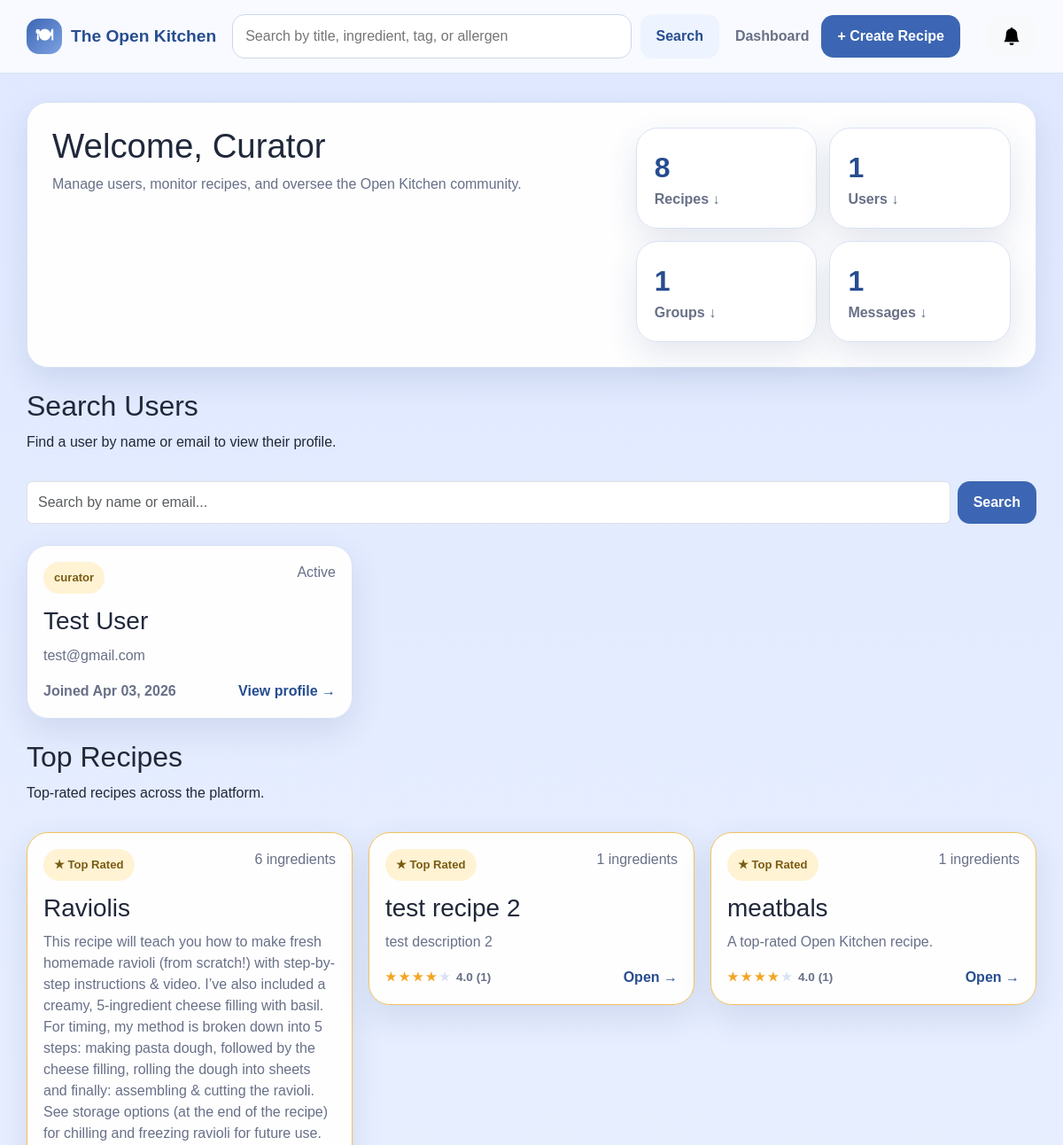
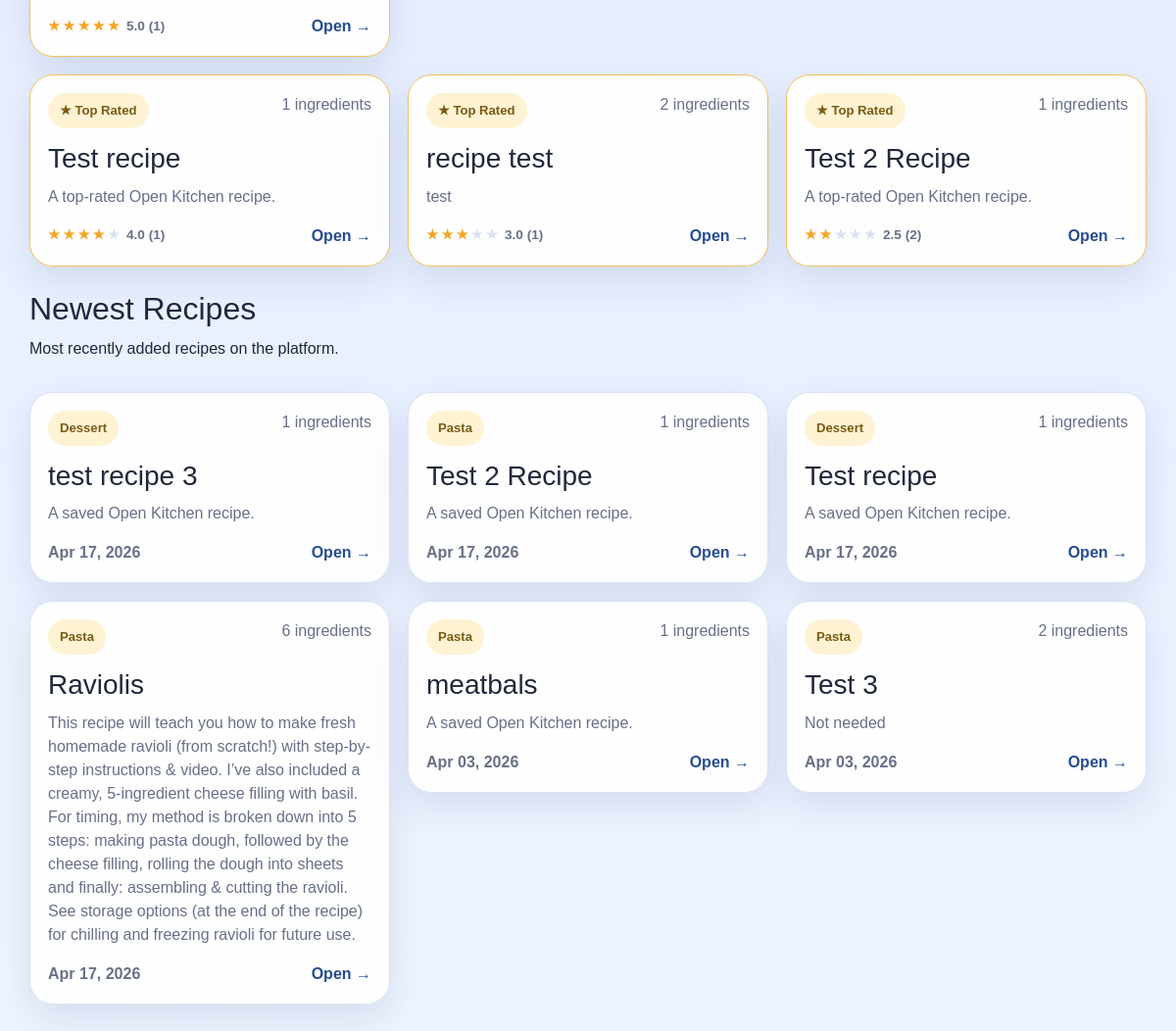
Screenshot of /curator with the database file from the repository (2 pictures, top to bottom).
### app/models.py (models this page shows)
class User(db.Model):
    __tablename__ = 'users'
    id = db.Column(db.Integer, primary_key=True)
    firstName = db.Column(db.String(50), nullable=False)
    lastName = db.Column(db.String(50), nullable=False)
    email = db.Column(db.String(100), unique=True, nullable=False)
    password = db.Column(db.String(255), nullable=False)
    role = db.Column(db.String(20), nullable=False, default='contributor')
    isActive = db.Column(db.Boolean, default=True)
    dateCreated = db.Column(db.DateTime, nullable=False, default=datetime.now)
    recipes = db.relationship('Recipe', backref='author', lazy=True)

class Recipe(db.Model):
    __tablename__ = 'recipes'
    id = db.Column(db.Integer, primary_key=True)
    authorID = db.Column(db.Integer, db.ForeignKey('users.id'), nullable=False)
    title = db.Column(db.String(150), nullable=False)
    description = db.Column(db.Text, nullable=True)
    instructions = db.Column(db.Text, nullable=False)
    forkedFrom = db.Column(db.Integer, db.ForeignKey('recipes.id'), nullable=True)
    baseServings = db.Column(db.Integer, nullable=False)
    prepTime = db.Column(db.Integer, nullable=True)
    cookTime = db.Column(db.Integer, nullable=True)
    dateCreated = db.Column(db.DateTime, nullable=False, default=datetime.now)
    ingredients = db.relationship('Ingredient', backref='recipe', lazy=True, cascade='all, delete-orphan')
    categories = db.relationship('RecipeCategory', backref='recipe', lazy=True, cascade='all, delete-orphan')
    dietary_tags = db.relationship('RecipeDietaryTag', backref='recipe', lazy=True, cascade='all, delete-orphan')
    allergens = db.relationship('RecipeAllergen', backref='recipe', lazy=True, cascade='all, delete-orphan')

class Category(db.Model):
    __tablename__ = 'categories'
    id = db.Column(db.Integer, primary_key=True)
    name = db.Column(db.String(32), unique=True, nullable=False)

### app/routes.py (the view)
@app.route('/curator')
def curator_dashboard():
    user = User.query.get(DEMO_USER_ID)
    if not user or user.role != 'curator':
        return redirect(url_for('dashboard'))
    newest = Recipe.query.order_by(Recipe.dateCreated.desc()).limit(6).all()
    rated_subq = (
        db.session.query(Rating.recipeID, func.avg(Rating.stars).label('avg'), func.count(Rating.id).label('cnt'))
        .group_by(Rating.recipeID)
        .subquery()
    )
    popular_recipes = (
        db.session.query(Recipe)
        .join(rated_subq, Recipe.id == rated_subq.c.recipeID)
        .order_by(rated_subq.c.avg.desc(), rated_subq.c.cnt.desc())
        .limit(6)
        .all()
    )
    search_query = request.args.get('q', '').strip()
    if search_query:
        users = User.query.filter(
            or_(
                User.firstName.ilike(f'%{search_query}%'),
                User.lastName.ilike(f'%{search_query}%'),
                User.email.ilike(f'%{search_query}%')
            )
        ).all()
    else:
        users = User.query.all()
    stats = {
        'recipes': Recipe.query.count(),
        'users': User.query.count(),
        'groups': Group.query.count(),
        'messages': GroupMessage.query.count(),
    }
    notifications = _get_notifications()
    has_unread = any(not n.isRead for n in notifications)
    return render_template('curator/dashboard.html',
                           newest=[_recipe_card_data(r) for r in newest],
                           popular=[_recipe_card_data(r) for r in popular_recipes],
                           users=users,
                           search_query=search_query,
                           stats=stats,
                           notifications=notifications,
                           has_unread=has_unread)

### app/routes.py (called while the page is built)
def _get_avg_rating(recipe_id):
    result = db.session.query(func.avg(Rating.stars), func.count(Rating.id)).filter_by(recipeID=recipe_id).one()
    avg = round(result[0], 1) if result[0] else None
    count = result[1]
    return avg, count

def _recipe_card_data(recipe):
    ingredient_count = Ingredient.query.filter_by(recipeID=recipe.id).count()
    category_links = RecipeCategory.query.filter_by(recipeID=recipe.id).all()
    category_names = [rc.category.name for rc in category_links if rc.category]
    avg_rating, rating_count = _get_avg_rating(recipe.id)
    return {
        'recipe': recipe,
        'ingredient_count': ingredient_count,
        'category_names': category_names,
        'avg_rating': avg_rating,
        'rating_count': rating_count,
    }

def _get_notifications():
    return Notification.query.filter_by(userID=DEMO_USER_ID).order_by(Notification.dateCreated.desc()).all()

### app/templates/curator/dashboard.html (shortened to what this page needs)
{% extends "base.html" %}
{% block content %}
<section class="hero-card">
    <div>
        <h1>Welcome, Curator</h1>
        <p class="hero-copy">Manage users, monitor recipes, and oversee the Open Kitchen community.</p>
    </div>
    <div class="stats-panel">
        <a href="{{ url_for('export_recipes') }}" class="stat-card" title="Download CSV">
            <span class="stat-number">{{ stats.recipes }}</span>
            <span class="stat-label">Recipes ↓</span>
        </a>
        <a href="{{ url_for('export_users') }}" class="stat-card" title="Download CSV">
            <span class="stat-number">{{ stats.users }}</span>
            <span class="stat-label">Users ↓</span>
        </a>
        <a href="{{ url_for('export_groups') }}" class="stat-card" title="Download CSV">
            <span class="stat-number">{{ stats.groups }}</span>
            <span class="stat-label">Groups ↓</span>
        </a>
        <a href="{{ url_for('export_messages') }}" class="stat-card" title="Download CSV">
            <span class="stat-number">{{ stats.messages }}</span>
            <span class="stat-label">Messages ↓</span>
        </a>
    </div>
</section>
<section class="section-head mt-4">
    <div>
        <h2>Search Users</h2>
        <p>Find a user by name or email to view their profile.</p>
    </div>
</section>
<form action="{{ url_for('curator_dashboard') }}" method="get" class="d-flex gap-2 mb-4">
    <input type="text" name="q" class="form-control" placeholder="Search by name or email..."
           value="{{ search_query }}">
    <button type="submit" class="btn btn-primary">Search</button>
</form>
<div class="card-grid">
    {% for u in users %}
    <a href="{{ url_for('curator_user_profile', user_id=u.id) }}" class="recipe-card-link">
        <article class="recipe-card">
            <div class="recipe-card-top">
                <span class="mini-pill">{{ u.role }}</span>
                <span class="muted-small">{{ 'Active' if u.isActive else 'Inactive' }}</span>
            </div>
            <h3>{{ u.firstName }} {{ u.lastName }}</h3>
            <p>{{ u.email }}</p>
            <div class="recipe-card-footer">
                <span class="muted-small">Joined {{ u.dateCreated.strftime('%b %d, %Y') }}</span>
                <span>View profile →</span>
            </div>
        </article>
    </a>
    {% endfor %}
</div>
<section class="section-head mt-4">
    <div>
        <h2>Top Recipes</h2>
        <p>Top-rated recipes across the platform.</p>
    </div>
</section>
<div class="card-grid">
    {% for item in popular %}
    <a href="{{ url_for('view_recipe', recipe_id=item.recipe.id) }}" class="recipe-card-link">
        <article class="recipe-card popular-card">
            <div class="recipe-card-top">
                <span class="mini-pill popular-badge">★ Top Rated</span>
                <span class="muted-small">{{ item.ingredient_count }} ingredients</span>
            </div>
            <h3>{{ item.recipe.title }}</h3>
            <p>{{ item.recipe.description or 'A top-rated Open Kitchen recipe.' }}</p>
            <div class="recipe-card-footer">
                <span class="card-stars">
                    {% for i in range(1, 6) %}
                    <span class="{% if i <= item.avg_rating|round(0,'floor')|int %}star-on{% else %}star-off{% endif %}">★</span>
                    {% endfor %}
                    <span class="rating-score">{{ item.avg_rating }} ({{ item.rating_count }})</span>
                </span>
                <span>Open →</span>
            </div>
        </article>
    </a>
    {% endfor %}
</div>
<section class="section-head mt-4">
    <div>
        <h2>Newest Recipes</h2>
        <p>Most recently added recipes on the platform.</p>
    </div>
</section>
<div class="card-grid">
    {% for item in newest %}
    <a href="{{ url_for('view_recipe', recipe_id=item.recipe.id) }}" class="recipe-card-link">
        <article class="recipe-card">
            <div class="recipe-card-top">
                <span class="mini-pill">{{ item.category_names[0] if item.category_names else 'Recipe' }}</span>
                <span class="muted-small">{{ item.ingredient_count }} ingredients</span>
            </div>
            <h3>{{ item.recipe.title }}</h3>
            <p>{{ item.recipe.description or 'A saved Open Kitchen recipe.' }}</p>
            <div class="recipe-card-footer">
                <span class="muted-small">{{ item.recipe.dateCreated.strftime('%b %d, %Y') }}</span>
                <span>Open →</span>
            </div>
        </article>
    </a>
    {% endfor %}
</div>
{% endblock %}

### app/static/style.css (style rules this page uses)
:root { --bg-top: #dfe8ff; --bg-bottom: #eef4ff; --surface: rgba(255, 255, 255, 0.96); --surface-strong: #ffffff; --primary: #3c66b3; --primary-dark: #274d90; --accent: #f4c15d; --text: #20283a; --muted: #687087; --line: #d9e2f2; --shadow: 0 14px 36px rgba(40, 62, 113, 0.12); --radius-lg: 24px; --radius-md: 18px; --radius-sm: 12px; }
* { box-sizing: border-box; }
html, body { margin: 0; padding: 0; }
body { font-family: Arial, Helvetica, sans-serif; color: var(--text); background: linear-gradient(180deg, var(--bg-top) 0%, var(--bg-bottom) 100%); }
a { color: inherit; text-decoration: none; }
.searchbar input, input, select, textarea { width: 100%; padding: 12px 14px; border: 1px solid #ccd7ed; border-radius: 14px; font: inherit; background: white; }
.btn { display: inline-flex; align-items: center; justify-content: center; gap: 8px; border: 0; border-radius: 14px; padding: 12px 18px; font-weight: 700; cursor: pointer; }
.btn-primary { background: var(--primary); color: white; }
.hero-card, .recipe-card, .form-card, .panel-card, .empty-state, .alert, .stat-card { background: var(--surface); border: 1px solid var(--line); border-radius: var(--radius-lg); box-shadow: var(--shadow); }
.hero-card { display: grid; grid-template-columns: 1.2fr .8fr; gap: 24px; padding: 28px; }
h1, h2, h3 { margin: 0 0 10px; }
.hero-card h1 { font-size: 2.4rem; line-height: 1.1; }
.hero-copy, .lead, .helper, .muted-small { color: var(--muted); }
.stats-panel { display: grid; grid-template-columns: 1fr 1fr; gap: 14px; }
.stat-card { padding: 20px; }
.stat-number { display: block; font-size: 2rem; font-weight: 800; color: var(--primary-dark); }
.stat-label { color: var(--muted); font-weight: 600; }
.section-head { display: flex; align-items: end; justify-content: space-between; gap: 16px; margin: 28px 0 16px; }
.card-grid { display: grid; grid-template-columns: repeat(3, minmax(0, 1fr)); gap: 18px; }
.recipe-card-link { display: block; }
.recipe-card { padding: 18px; transition: transform .16s ease, box-shadow .16s ease; }
.recipe-card-top, .content-grid { display: flex; justify-content: space-between; gap: 12px; }
.recipe-card h3 { margin-top: 14px; }
.recipe-card p { margin: 0 0 14px; color: var(--muted); }
.recipe-card-footer { margin-top: 16px; font-weight: 700; color: var(--primary-dark); }
.pill, .mini-pill { display: inline-flex; align-items: center; gap: 6px; border-radius: 999px; padding: 8px 12px; font-size: .82rem; font-weight: 700; }
.mini-pill { background: #fff3d4; color: #7a5b13; }
.recipe-card-footer { margin-top: 16px; font-weight: 700; color: var(--primary-dark); display: flex; justify-content: space-between; align-items: center; gap: 8px; }
.card-stars { display: inline-flex; align-items: center; gap: 3px; font-size: .85rem; }
.star-on { color: #f4a523; }
.star-off { color: #d9e2f2; }
.rating-score { color: var(--muted); font-weight: 600; margin-left: 4px; }
.popular-card { border-color: #f4c15d; }
.popular-badge { background: #fff3d4 !important; color: #7a5b13 !important; }

### rows the page displays
User: role "curator", isActive "Active", firstName "Test", lastName "User", email "test@gmail.com", dateCreated "Apr 03, 2026"
Recipe: recipe "Raviolis", recipe "This recipe will teach you how to make fresh homemade ravioli (from scratch!) with step-by-step instructions & video. I’ve also included a creamy, 5-ingredient cheese filling with basil. For timing, my method is broken down into 5 steps: making pasta dough, followed by the cheese filling, rolling the dough into sheets and finally: assembling & cutting the ravioli. See storage options (at the end of the recipe) for chilling and freezing ravioli for future use.", recipe "Raviolis", recipe "This recipe will teach you how to make fresh homemade ravioli (from scratch!) with step-by-step instructions & video. I’ve also included a creamy, 5-ingredient cheese filling with basil. For timing, my method is broken down into 5 steps: making pasta dough, followed by the cheese filling, rolling the dough into sheets and finally: assembling & cutting the ravioli. See storage options (at the end of the recipe) for chilling and freezing ravioli for future use.", recipe.dateCreated "Apr 17, 2026"
Recipe: recipe "test recipe 2", recipe "test description 2"
Recipe: recipe "meatbals", recipe "A top-rated Open Kitchen recipe.", recipe "meatbals", recipe "A saved Open Kitchen recipe.", recipe.dateCreated "Apr 03, 2026"
Recipe: recipe "Test recipe", recipe "A top-rated Open Kitchen recipe.", recipe "Test recipe", recipe "A saved Open Kitchen recipe.", recipe.dateCreated "Apr 17, 2026"
Recipe: recipe "recipe test", recipe "test"
Recipe: recipe "Test 2 Recipe", recipe "A top-rated Open Kitchen recipe.", recipe "Test 2 Recipe", recipe "A saved Open Kitchen recipe.", recipe.dateCreated "Apr 17, 2026"
Category: name "Dessert" "Dessert"
Recipe: recipe "test recipe 3", recipe "A saved Open Kitchen recipe.", recipe.dateCreated "Apr 17, 2026"
Category: name "Pasta" "Pasta" "Pasta" "Pasta"
Recipe: recipe "Test 3", recipe "Not needed", recipe.dateCreated "Apr 03, 2026"

### other values shown
{{ stats.recipes }} "8"
{{ stats.users }} "1"
{{ stats.groups }} "1"
{{ stats.messages }} "1"
{{ item.ingredient_count }} "6" "1" "1" "1" "2" "1"
{{ item.avg_rating }} "5.0" "4.0" "4.0" "4.0" "3.0" "2.5"
{{ item.rating_count }} "1" "1" "1" "1" "1" "2"
{{ item.ingredient_count }} "1" "1" "1" "6" "1" "2"
